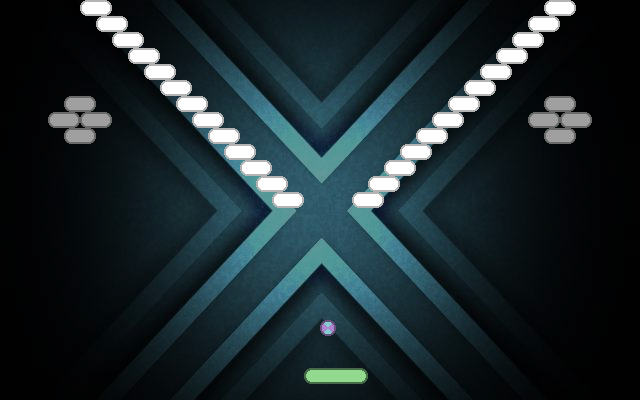

The image is a tile-based game level rendered from a .tmx file. Its description and source (layers, tilesets, objects; grid data summarised) follow:
An orthogonal 40x25 tile map with 16x16 px tiles, 1 tile layer (Tile Layer), 1 image layer.

<map version="1.0" orientation="orthogonal" renderorder="right-down" width="40" height="25" tilewidth="16" tileheight="16" backgroundcolor="#000000">
 <tileset firstgid="1" name="Default" tilewidth="64" tileheight="16">
  <tile id="0">
   <properties>
    <property name="Points" value="10" />
   </properties>
   <image width="32" height="16" source="../images/blue-block.png" />
  </tile>
  <tile id="1">
   <properties>
    <property name="Points" value="20" />
   </properties>
   <image width="32" height="16" source="../images/green-block.png" />
  </tile>
  <tile id="2">
   <properties>
    <property name="Points" value="30" />
   </properties>
   <image width="32" height="16" source="../images/light-block.png" />
  </tile>
  <tile id="3">
   <properties>
    <property name="Points" value="50" />
   </properties>
   <image width="32" height="16" source="../images/red-block.png" />
  </tile>
  <tile id="4">
   <properties>
    <property name="Points" value="5" />
   </properties>
   <image width="32" height="16" source="../images/yellow-block.png" />
  </tile>
  <tile id="5">
   <properties>
    <property name="Points" value="100" />
   </properties>
   <image width="32" height="16" source="../images/dark-block.png" />
  </tile>
  <tile id="6">
   <properties>
    <property name="Name" value="Ball" />
   </properties>
   <image width="16" height="16" source="../images/ball.png" />
  </tile>
  <tile id="7">
   <properties>
    <property name="Name" value="Racket" />
   </properties>
   <image width="64" height="16" source="../images/pad.png" />
  </tile>
 </tileset>
 <imagelayer name="Background" y="-1" opacity="0.6">
  <image source="../backgrounds/abstract09.jpg" trans="aaaa00" />
 </imagelayer>
 <layer name="Tile Layer" width="40" height="25">
  <data>[1000 cells, 36 non-empty, 4 distinct tile ids]</data>
 </layer>
 <objectgroup name="Boundaries" visible="0" />
</map>
